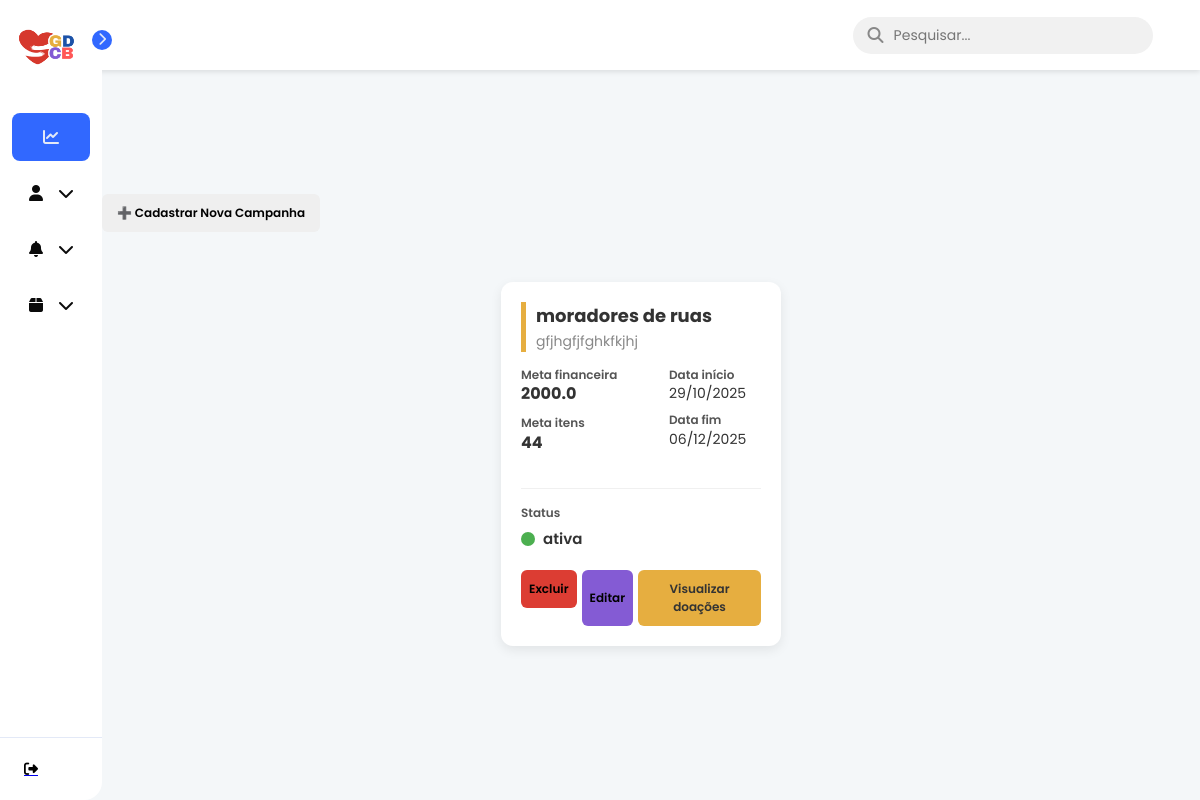
/campanhas/, run on the app's committed database.
### models.py (models this page shows)
class Campanha(SQLModel, table=True):
    __tablename__ = "campanhas"
    id: Optional[int] = Field(default=None, primary_key=True)
    titulo: str
    descricao: str
    meta_financeira: float | None = None
    meta_itens: int | None = None
    data_inicio: Optional[date]
    data_fim: Optional[date]
    status: str
    data_criacao: date = Field(default_factory=date.today)
    categoria_id: Optional[int] = Field(default=None, foreign_key="categorias.id")
    admin_id: int = Field(foreign_key="admin.id")
    admin: Optional["Admin"] = Relationship(back_populates="campanhas")
    doacoes: List["Doacao"] = Relationship(back_populates="campanha")
    relatorios: List["Relatorio"] = Relationship(back_populates="campanha")

### controllers/campanhas.py (the view)
@router.get("/", response_class=HTMLResponse)
def listar_campanhas(request: Request, session: Session = Depends(get_session)):
    campanhas = session.exec(select(Campanha)).all()
    return templates.TemplateResponse(
        "card_campanha.html",
        {"request": request, "campanhas": campanhas}
    )

### templates/card_campanha.html (shortened to what this page needs)
{% extends 'base.html' %}
{% block head %}
    <link rel="stylesheet" href="{{ url_for('static', path='/card_campanha.css') }}">
    <link rel="stylesheet" href="{{ url_for('static', path='/cadastro_campanha.css') }}">
{% endblock %}
{% block content %}
    <div style="margin-bottom: 20px;">
        <button id="openModalBtn" class="btn btn-primary" style="padding: 10px 15px; cursor: pointer;">
            ➕ Cadastrar Nova Campanha
        </button>
    </div>
    <div class="cards-container">
        {% for campanha in campanhas %}
            <div class="card-campanha">
                <div class="card-header">
                    <h3 class="campanha-titulo">{{ campanha.titulo }}</h3>
                    <p class="campanha-descricao">{{ campanha.descricao }}</p>
                </div>
                <div class="card-body">
                    <div class="info-bloco metas">
                        <div class="info-item">
                            <span class="label">Meta financeira</span>
                            <span class="valor">{{ campanha.meta_financeira }}</span>
                        </div>
                        <div class="info-item">
                            <span class="label">Meta itens</span>
                            <span class="valor">{{ campanha.meta_itens }}</span>
                        </div>
                    </div>
                    <div class="info-bloco datas">
                        <div class="info-item">
                            <span class="label">Data início</span>
                            <span class="valor-data">{{ campanha.data_inicio.strftime('%d/%m/%Y') if campanha.data_inicio else '-' }}</span>
                        </div>
                        <div class="info-item">
                            <span class="label">Data fim</span>
                            <span class="valor-data">{{ campanha.data_fim.strftime('%d/%m/%Y') if campanha.data_fim else '-' }}</span>
                        </div>
                    </div>
                    <div class="info-bloco status-row">
                        <span class="label">Status</span>
                        <div class="status-display">
                            <div class="status-indicator {{ campanha.status | lower }}"></div>
                            <span class="status-texto">{{ campanha.status }}</span>
                        </div>
                    </div>
                </div>
                <div class="card-footer">
                    <form action="/campanhas/deletar/{{ campanha.id }}" method="post" style="display: inline;">
                        <button type="submit" class="btn btn-excluir" onclick="return confirm('Tem certeza que deseja EXCLUIR a campanha {{ campanha.titulo }}?')">
                            Excluir
                        </button>
                    </form>
                    <button
                            class="btn btn-editar"
                            onclick="openEditModal(
                                {{ campanha.id }},
                                '{{ campanha.titulo }}',
                                '{{ campanha.descricao }}',
                                {{ campanha.meta_financeira }},
                                {{ campanha.meta_itens }},
                                '{{ campanha.data_inicio.strftime('%Y-%m-%d') if campanha.data_inicio else '' }}',
                                '{{ campanha.data_fim.strftime('%Y-%m-%d') if campanha.data_fim else '' }}',
                                '{{ campanha.status }}'
                            )">
                        Editar
                    </button>
                    <button class="btn btn-visualizar">Visualizar doações</button>
                </div>
            </div>
        {% endfor %}
    </div>
{% endblock %}

### static/base.css (style rules this page uses)
* { margin: 0; padding: 0; box-sizing: border-box; font-family: 'Poppins', sans-serif; }
body { display: flex; min-height: 100vh; background-color: #ebebeb; }

### static/card_campanha.css (style rules this page uses)
.card-campanha { background-color: white; border-radius: 12px; box-shadow: 0 4px 12px rgba(0, 0, 0, 0.08); padding: 20px; width: 280px; display: flex; flex-direction: column; margin: 10px; }
.cards-container { display: flex; flex-wrap: wrap; gap: 20px; padding: 20px; justify-content: center; }
.card-header { border-left: 5px solid #e6ae40; padding-left: 10px; margin-bottom: 15px; }
.campanha-titulo { font-size: 18px; font-weight: 700; color: #333; margin: 0; }
.campanha-descricao { font-size: 14px; color: #888; margin-top: 2px; }
.card-body { display: grid; grid-template-columns: 1.5fr 1fr; gap: 15px 10px; margin-bottom: 20px; }
.info-bloco { display: flex; flex-direction: column; }
.info-bloco.metas .info-item, .info-bloco.datas .info-item { margin-bottom: 10px; line-height: 1.3; }
.label { font-size: 12px; font-weight: 600; color: #555; display: block; }
.valor { font-size: 16px; font-weight: 700; color: #333; display: block; margin-top: 2px; }
.valor-data { font-size: 14px; color: #333; display: block; margin-top: 2px; }
.status-row { display: flex; flex-direction: column; align-items: flex-start; grid-column: 1 / 3; margin-top: 10px; padding-top: 15px; border-top: 1px solid #f0f0f0; }
.status-display { display: flex; align-items: center; margin-top: 5px; }
.status-indicator { width: 14px; height: 14px; border-radius: 50%; margin-right: 8px; flex-shrink: 0; }
.status-indicator.ativa { background-color: #4CAF50; }
.status-texto { font-size: 15px; font-weight: 600; color: #333; }
.card-footer { display: flex; justify-content: space-between; gap: 5px; margin-top: auto; }
.btn { padding: 10px 8px; border: none; border-radius: 6px; font-size: 12px; font-weight: 600; cursor: pointer; transition: opacity 0.2s; flex-grow: 1; }
.btn-excluir { background-color: #dc3d33; color: black; }
.btn-editar { background-color: #845bd4; color: black; }
.btn-visualizar { background-color: #e6ae40; color: #333; }

### static/cadastro_campanha.css (style rules this page uses)
body { font-family: 'Segoe UI', Tahoma, Geneva, Verdana, sans-serif; background-color: #f4f7f9; display: flex; justify-content: center; align-items: center; min-height: 100vh; margin: 0; }

### data on the page
Campanha: titulo "moradores de ruas", descricao "gfjhgfjfghkfkjhj", meta_financeira "2000.0", meta_itens "44", data_inicio "29/10/2025", data_fim "06/12/2025", status "ativa"
